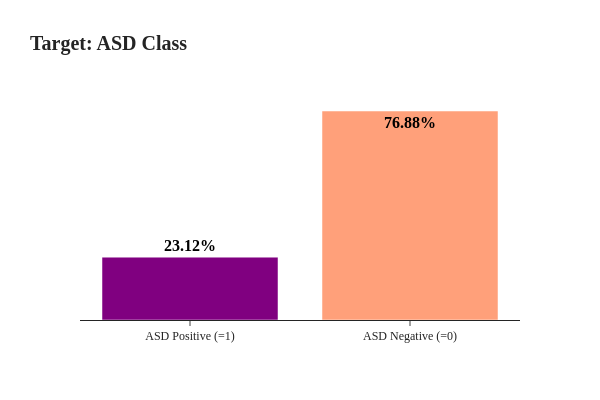

Source (notebook cell):
### Markdown cell above
### Features distribution
### Target : ASD Class
- Around 77% of the target is ASD negative (0) and 23% ASD positive (1)
- Target class is imbalanced!

### Code cell
label = ['ASD Positive (=1)', 'ASD Negative (=0)']
value = [ASD_pos.shape[0], ASD_neg.shape[0]] 
pct = [value[0]*100/len(train), value[1]*100/len(train)]


fig = go.Figure(data=[go.Bar(
            y=value, x=label,
            text=(np.round(pct,2)),
            textposition=['outside', 'inside'],
            texttemplate = ["<b style='color: #f'>%{text}%</b>"]*2,
            textfont=dict(  family="sans serif",
                            size=16,
                            color="black"),
            orientation='v',
            marker_color=['purple', 'lightsalmon'],
            opacity=1.0,
                    )])
fig.update_layout(title='<b>Target: ASD Class <b>', 
                  font_family="San Serif",
                  template= 'simple_white',
                  yaxis_linewidth=2.5,
                  width=600, 
                  height=400,
                  bargap=0.2,
                  barmode='group',
                  titlefont={'size': 20},
                  )
fig.update_xaxes(showgrid=False, showline=True)
fig.update_yaxes(showgrid=False, showline=False, showticklabels=False, ticks='')
fig.show()

### Figure 1 — Plotly figure (JSON) as saved in the notebook; plotly's stock layout.template omitted (floating-point values rounded to 4 significant figures)
{"data": [{"marker": {"color": ["purple", "lightsalmon"]}, "opacity": 1.0, "orientation": "v", "text": [23.12, 76.88], "textfont": {"color": "black", "family": "sans serif", "size": 16}, "textposition": ["outside", "inside"], "texttemplate": ["<b style='color: #f'>%{text}%</b>", "<b style='color: #f'>%{text}%</b>"], "type": "bar", "x": ["ASD Positive (=1)", "ASD Negative (=0)"], "y": [185, 615]}], "layout": {"bargap": 0.2, "barmode": "group", "font": {"family": "San Serif"}, "height": 400, "title": {"font": {"size": 20}, "text": "<b>Target: ASD Class <b>"}, "width": 600, "xaxis": {"showgrid": false, "showline": true}, "yaxis": {"linewidth": 2.5, "showgrid": false, "showline": false, "showticklabels": false, "ticks": ""}}}
